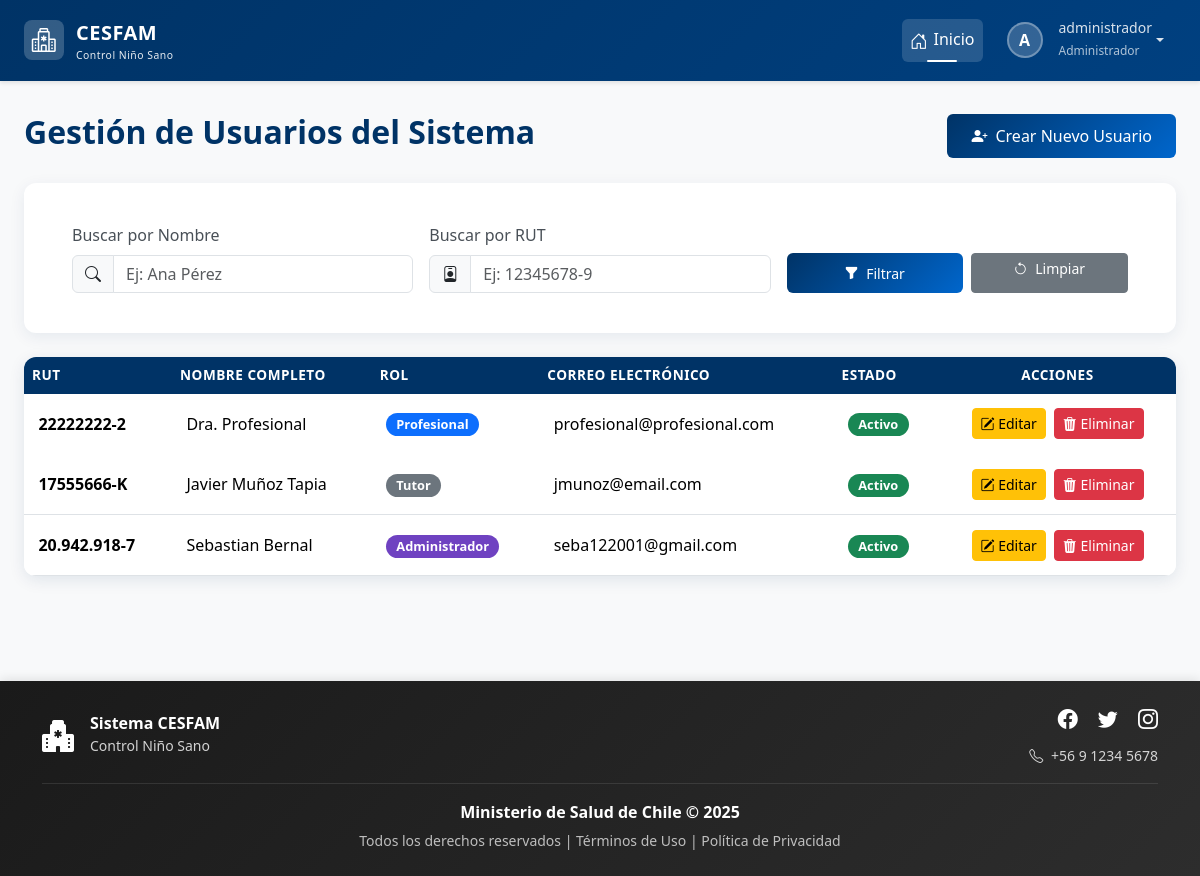
Screenshot of /usuarios/ (signed in) with the database file from the repository.
### login/models.py (models this page shows, shortened)
class Usuario(AbstractBaseUser, PermissionsMixin):
    rut = models.CharField(max_length=10, unique=True)
    nombre_completo = models.CharField(max_length=200)
    email = models.EmailField(unique=True)
    rol = models.ForeignKey(Rol, on_delete=models.PROTECT)
    clave_temporal = models.BooleanField(default=False)
    nombre_completo_norm = models.CharField(
        max_length=200,
        editable=False,
        db_index=True
    )
    activo = models.BooleanField(default=True)
    is_staff = models.BooleanField(default=False) # Necesario para el admin de Django
    fecha_creacion = models.DateTimeField(default=timezone.now)
    objects = UsuarioManager()
    USERNAME_FIELD = 'rut'
    REQUIRED_FIELDS = ['nombre_completo', 'email']

class Rol(models.Model):
    id = models.AutoField(primary_key=True)
    nombre_rol = models.CharField(max_length=30, unique=True)
    descripcion = models.CharField(max_length=200)

### login/views.py (the view)
@login_required
def listar_usuarios(request):
    user = request.user
    rol_usuario_actual = user.rol.nombre_rol.lower()
    nombre_query = request.GET.get('nombre', '')
    rut_query = request.GET.get('rut', '')
    lista_usuarios = Usuario.objects.none()
    if rol_usuario_actual == 'administrador':
        lista_usuarios = Usuario.objects.select_related('rol').exclude(pk=user.pk)
    elif rol_usuario_actual == 'profesional':
        lista_usuarios = Usuario.objects.select_related('rol').filter(rol__nombre_rol__iexact='tutor')
    if nombre_query:
        nombre_query_norm = unidecode(nombre_query).lower()
        lista_usuarios = lista_usuarios.filter(
            nombre_completo_norm__icontains=nombre_query_norm
        )
    if rut_query:
        lista_usuarios = lista_usuarios.filter(rut__icontains=rut_query)
    contexto = {
        'usuarios': lista_usuarios.order_by('nombre_completo'),
        'rol_usuario': rol_usuario_actual, # Pasa el rol para lógica en template si es necesario
        'nombre_query': nombre_query,
        'rut_query': rut_query,
    }
    return render(request, 'authentication/listar_usuarios.html', contexto)

### login/templates/authentication/listar_usuarios.html (shortened to what this page needs)
{% extends 'base.html' %}
{% load static %}
{% block extra_css %}
    <link rel="stylesheet" href="{% static 'css/estilolistas.css' %}">
{% endblock %}
{% block content %}
<div class="page-header d-flex justify-content-between align-items-center mb-4">
    <h2>Gestión de Usuarios del Sistema</h2>
    <a href="{% url 'crear_usuario' %}" class="btn btn-cesfam">
        <i class="bi bi-person-plus-fill me-2"></i>Crear Nuevo Usuario
    </a>
</div>
{% if rol_usuario == 'administrador' %}
<div class="card filter-card mb-4 animate-fade-in-up" style="animation-delay: 0.1s;">
    <div class="card-body">
        <form method="get" action="">
            <div class="row g-3 align-items-end">
                <div class="col-md-4">
                    <label for="nombre" class="form-label">Buscar por Nombre</label>
                    <div class="input-group">
                        <span class="input-group-text"><i class="bi bi-search"></i></span>
                        <input type="text" name="nombre" id="nombre" class="form-control" placeholder="Ej: Ana Pérez" value="{{ nombre_query }}">
                    </div>
                </div>
                <div class="col-md-4">
                    <label for="rut" class="form-label">Buscar por RUT</label>
                    <div class="input-group">
                        <span class="input-group-text"><i class="bi bi-person-badge"></i></span>
                        <input type="text" name="rut" id="rut" class="form-control" placeholder="Ej: 12345678-9" value="{{ rut_query }}">
                    </div>
                </div>
                <div class="col-md-4 d-flex align-items-end">
                    <div class="d-flex gap-2 w-100">
                        <button type="submit" class="btn btn-cesfam btn-sm flex-grow-1">
                            <i class="bi bi-funnel-fill me-1"></i> Filtrar
                        </button>
                        <a href="{% url 'listar_usuarios' %}" class="btn btn-secondary btn-sm flex-grow-1">
                            <i class="bi bi-arrow-counterclockwise me-1"></i> Limpiar
                        </a>
                    </div>
                </div>
            </div>
        </form>
    </div>
</div>
{% endif %}
<div class="card table-card">
    <div class="card-body p-0">
        <div class="table-responsive">
            <table class="table table-hover">
                <thead>
                    <tr>
                        <th>RUT</th>
                        <th>Nombre Completo</th>
                        <th>Rol</th>
                        <th>Correo Electrónico</th>
                        <th>Estado</th>
                        <th class="text-center">Acciones</th>
                    </tr>
                </thead>
                <tbody>
                    {% for usuario in usuarios %}
                        <tr class="animate-row" style="--i: {{ forloop.counter0 }};">
                            <td><strong>{{ usuario.rut }}</strong></td>
                            <td>{{ usuario.nombre_completo }}</td>
                            <td>
                                {% if usuario.rol.nombre_rol|lower == 'administrador' %}
                                    <span class="badge badge-admin">{{ usuario.rol.nombre_rol }}</span>
                                {% elif usuario.rol.nombre_rol|lower == 'profesional' %}
                                    <span class="badge badge-profesional">{{ usuario.rol.nombre_rol }}</span>
                                {% else %}
                                    <span class="badge badge-tutor">{{ usuario.rol.nombre_rol }}</span>
                                {% endif %}
                            </td>
                            <td>{{ usuario.email }}</td>
                            <td>
                                {% if usuario.activo %}
                                    <span class="badge badge-activo">Activo</span>
                                {% else %}
                                    <span class="badge badge-inactivo">Inactivo</span>
                                {% endif %}
                            </td>
                            <td class="text-center">
                                <div class="action-buttons justify-content-center">
                                    <a href="{% url 'editar_usuario' usuario.pk %}" class="btn btn-sm btn-warning">
                                        <i class="bi bi-pencil-square"></i> Editar
                                    </a>
                                    <a href="{% url 'eliminar_usuario' usuario.pk %}" class="btn btn-sm btn-danger">
                                        <i class="bi bi-trash3-fill"></i> Eliminar
                                    </a>
                                </div>
                            </td>
                        </tr>
                    {% empty %}
                        <tr>
                            <td colspan="6" class="text-center p-4">No hay usuarios registrados en el sistema.</td>
                        </tr>
                    {% endfor %}
                </tbody>
            </table>
        </div>
    </div>
</div>
{% endblock %}

### templates/base.html (shortened to what this page needs)
{% load static %}
<!DOCTYPE html>
<html lang="es">
<head>
    <link href="https://cdn.jsdelivr.net/npm/bootstrap@5.3.2/dist/css/bootstrap.min.css" rel="stylesheet"
>
    <link rel="stylesheet" href="https://cdn.jsdelivr.net/npm/bootstrap-icons@1.11.1/font/bootstrap-icons.css">
    <link href="https://cdn.jsdelivr.net/npm/select2@4.1.0-rc.0/dist/css/select2.min.css" rel="stylesheet" />
    <link rel="stylesheet" href="{% static 'css/estilobase.css' %}">
    {% block extra_css %}{% endblock %}
</head>
<body>
    <nav class="navbar navbar-expand-lg navbar-dark navbar-cesfam sticky-top">
        <div class="container-fluid px-4">
            <a class="navbar-brand" href="{% url 'home' %}">
                <div class="logo-icon">
                    <i class="bi bi-hospital text-white fs-4"></i>
                </div>
                <div>
                    <span>CESFAM</span>
                    <small class="d-block" style="font-size: 0.65rem; font-weight: 400; opacity: 0.9;">
                        Control Niño Sano
                    </small>
                </div>
            </a>
            <div class="collapse navbar-collapse" id="navbarNav">
                <ul class="navbar-nav ms-auto align-items-lg-center">
                    <li class="nav-item">
                        <a class="nav-link active" href="{% url 'home' %}">
                            <i class="bi bi-house-door"></i>Inicio
                        </a>
                    </li>
                    {% if request.user.is_authenticated %}
                    <li class="nav-item dropdown ms-lg-2">
                        <a class="nav-link dropdown-toggle d-flex align-items-center" href="#"
                           id="userDropdown" role="button" data-bs-toggle="dropdown" aria-expanded="false">
                            <div class="user-avatar">
                                {{ request.user.nombre_completo|first|upper }}
                            </div>
                            <div class="d-none d-lg-block text-start ms-2">
                                <small class="d-block" style="line-height: 1.2;">
                                    {{ request.user.nombre_completo|truncatewords:2 }}
                                </small>
                                <small style="font-size: 0.75rem; opacity: 0.8;">
                                    {{ request.user.rol.nombre_rol }}
                                </small>
                            </div>
                        </a>
                    </li>
                    {% else %}
                    <li class="nav-item ms-lg-2">
                        <a class="btn btn-light btn-sm" href="{% url 'login' %}">
                            <i class="bi bi-box-arrow-in-right me-1"></i>Iniciar Sesión
                        </a>
                    </li>
                    {% endif %}
                </ul>
            </div>
        </div>
    </nav>
    <main class="main-container container-fluid px-4">
        {% block content %}
        {% endblock %}
    </main>
    <footer class="footer-cesfam text-white py-4 mt-auto">
        <div class="container">
            <div class="row align-items-center">
                <div class="col-md-4 text-center text-md-start mb-3 mb-md-0">
                    <div class="d-flex align-items-center justify-content-center justify-content-md-start">
                        <i class="bi bi-hospital-fill fs-2 me-3"></i>
                        <div>
                            <h6 class="mb-0 fw-bold">Sistema CESFAM</h6>
                            <small style="opacity: 0.8;">Control Niño Sano</small>
                        </div>
                    </div>
                </div>
                <div class="col-md-4 text-center text-md-end">
                    <div class="social-links mb-2">
                        <a href="#" class="text-white text-decoration-none me-3" aria-label="Facebook">
                            <i class="bi bi-facebook fs-5"></i>
                        </a>
                        <a href="#" class="text-white text-decoration-none me-3" aria-label="Twitter">
                            <i class="bi bi-twitter fs-5"></i>
                        </a>
                        <a href="#" class="text-white text-decoration-none" aria-label="Instagram">
                            <i class="bi bi-instagram fs-5"></i>
                        </a>
                    </div>
                    <small style="opacity: 0.8;">
                        <i class="bi bi-telephone me-1"></i> +56 9 1234 5678
                    </small>
                </div>
            </div>
            <div class="footer-divider my-3"></div>
            <div class="row">
                <div class="col-12 text-center">
                    <p class="mb-1">
                        <strong>Ministerio de Salud de Chile &copy; {% now "Y" %}</strong>
                    </p>
                    <small style="opacity: 0.7;">
                        Todos los derechos reservados |
                        <a href="#" class="text-white text-decoration-none">Términos de Uso</a> |
                        <a href="#" class="text-white text-decoration-none">Política de Privacidad</a>
                    </small>
                </div>
            </div>
        </div>
    </footer>
</body>
</html>

### rows the page displays
Usuario: user.nombre_completo|first "A", user.nombre_completo "administrador", user.rol.nombre_rol "Administrador"
Usuario: rut "22222222-2", nombre_completo "Dra. Profesional", rol.nombre_rol "Profesional", email "profesional@profesional.com", activo "Activo"
Usuario: rut "17555666-K", nombre_completo "Javier Muñoz Tapia", rol.nombre_rol "Tutor", email "jmunoz@email.com", activo "Activo"
Usuario: rut "20.942.918-7", nombre_completo "Sebastian Bernal", rol.nombre_rol "Administrador", email "seba122001@gmail.com", activo "Activo"
